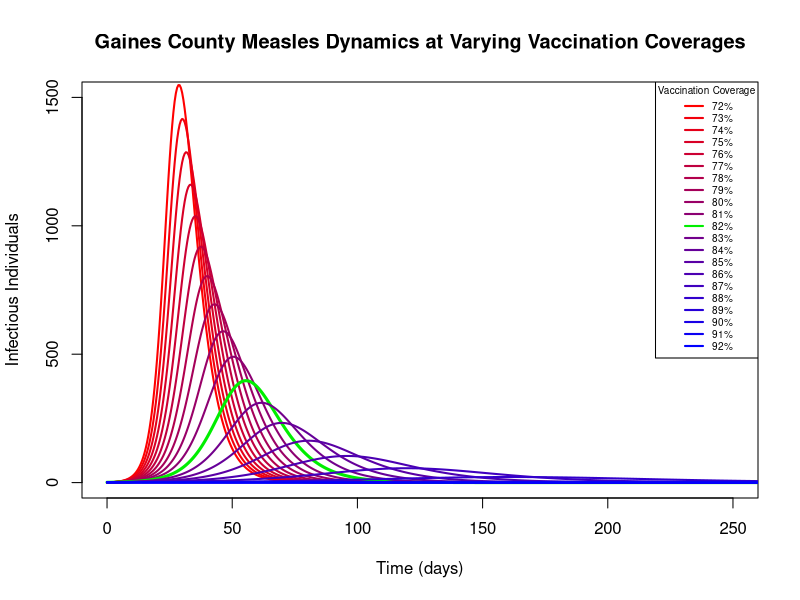
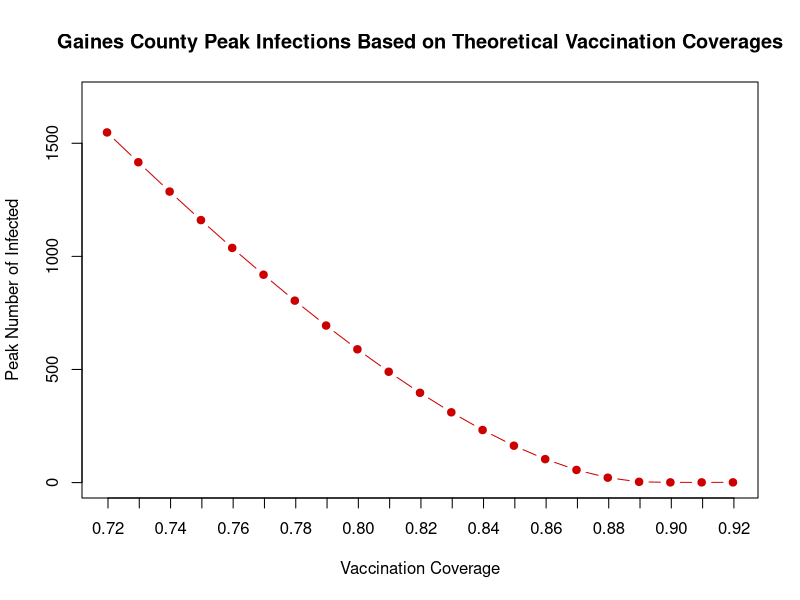

Generate these figures, in order, with R:
library("deSolve")

#one year in days
times <- seq(0, 365, by = 0.5)

#Parameters for Gaines County
GainesPop <- 23289 

#Parameters
Pars <- c(
  ###constant disease parameters###
  g = 1/4,   # Recovery rate
  e = 0.97,  #Vaccination efficiency (assumes all vaccinated have had both vaccines)
  B = 1.26, # Transmission rate (will be multiplied by individual contact rates)
  
  ###contact rates###
  cgg = 1.5,   # Gaines → Gaines contact rate
  
  ###county populations###
  Ng  = GainesPop
)

#Dynamical Equations
SIRODE <- function(t, state, pars) {
  with(as.list(c(state, pars)), {
    
    # Gaines County dynamics
    dSg <- - (B* cgg * Sg * Ig) / Ng
    dVg <- - (B* cgg * Ig * Vg * (1-e)) / Ng
    dIg <- ((B* cgg * Sg * Ig) / Ng) + ((B* cgg * Ig * Vg * (1-e)) / Ng) - (g * Ig)
    dRg <- g * Ig
    
    list(c(dSg, dVg, dIg, dRg))
  })
}

#Vaccination coverages to test (10% less-10% more than actual)
VaccCovSeq <- seq(0.7197, 0.9197, by = 0.01)

#plot
plot(NULL, xlim = c(0, 250), ylim = c(0, 1500), xlab = "Time (days)", ylab = "Infectious Individuals", 
     main = "Gaines County Measles Dynamics at Varying Vaccination Coverages")
#set color vector to gradient
cols <- colorRampPalette(c("red", "blue"))(length(VaccCovSeq))

#run model for each vaccination rate
for (i in 1:length(VaccCovSeq)) {
  
  GainesVaccinationCov <- VaccCovSeq[i]
  Sg <- (GainesPop*(1-GainesVaccinationCov)) - 1  # Susceptible = total pop(unvaccinated pop) - 1 infected
  Vg <- GainesVaccinationCov*GainesPop           # Vaccinated
  Ig <- 1       # Infected
  Rg <- 0       # Recovered
  
  #Initial Conditions Vector
  StateIC <- c(Sg = Sg, Vg = Vg, Ig = Ig, Rg = Rg)
  
  #ODE
  Output <- lsoda(StateIC, times, SIRODE, Pars)
  
  #Plot number of infectious individuals over time
  if (GainesVaccinationCov == 0.8197) {
    lines(Output[, "time"], Output[, "Ig"], col = "green2", lwd = 3)
  } else {
    lines(Output[, "time"], Output[, "Ig"], col = cols[i], lwd = 2)
  }
}
#legend: print vaccination rates rounded to nearest percent
legend("topright", legend = paste0(round(VaccCovSeq*100, 1), "%"), col = c(cols[1:which(round(VaccCovSeq, 4)==0.8197)-1], "green2", cols[(which(round(VaccCovSeq, 4)==0.8197)+1):length(VaccCovSeq)]), 
       lwd = 2, cex = 0.6, title = "Vaccination Coverage")


###### Second Plot #####

#Vector to store peak infected values
PeakInfected <- numeric(length(VaccCovSeq))

#Run model for each vaccination rate and record peak infected
for (i in 1:length(VaccCovSeq)) {
  
  GainesVaccinationCov <- VaccCovSeq[i]
  Sg <- (GainesPop*(1-GainesVaccinationCov)) - 1
  Vg <- GainesVaccinationCov*GainesPop
  Ig <- 1
  Rg <- 0
  
  StateIC <- c(Sg = Sg, Vg = Vg, Ig = Ig, Rg = Rg)
  
  Output <- lsoda(StateIC, times, SIRODE, Pars)
  
  #Peak infected numbers
  PeakInfected[i] <- max(Output[, "Ig"])
}


#Plot
plot(VaccCovSeq, PeakInfected, type = "b", pch = 19, col = "red3",
     xlab = "Vaccination Coverage", ylab = "Peak Number of Infected",
     main = "Gaines County Peak Infections Based on Theoretical Vaccination Coverages",
     ylim = c(0, max(PeakInfected)*1.1), xaxt = "n", yaxt = "n")
axis(side = 1, at = seq(0.72, 0.92, by = 0.01))
axis(side = 2, at = seq(0, 1500, by = 500))
